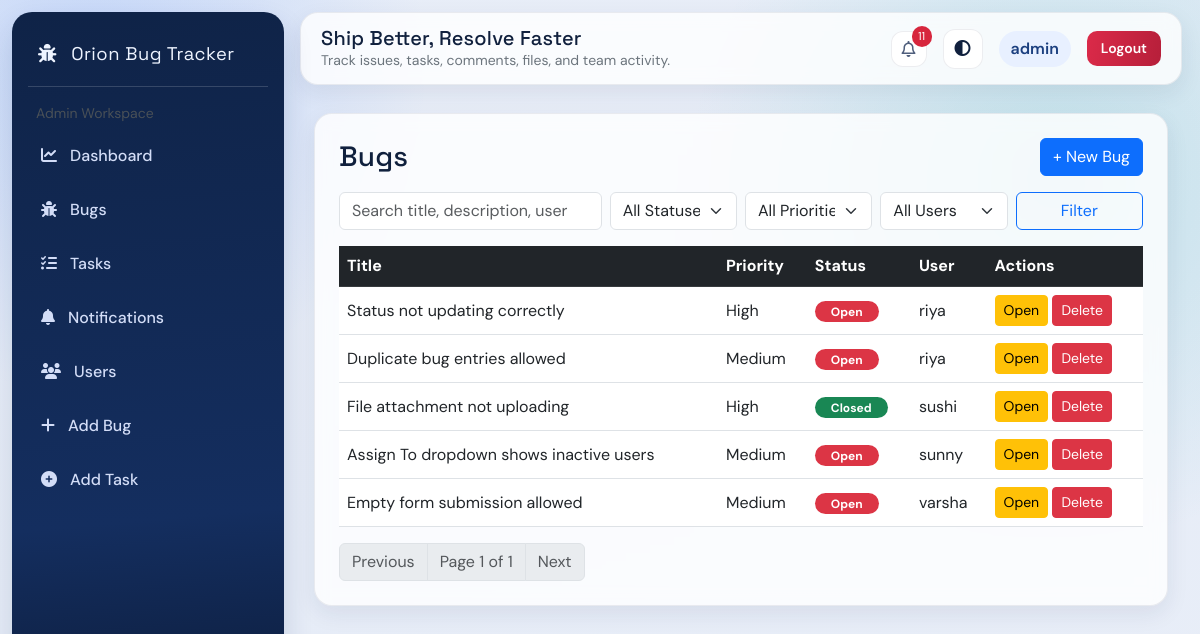
The app's page /bugs/ (signed in) with its own data.
### tracker/models.py (models this page shows, shortened)
class Bug(models.Model):
    title = models.CharField(max_length=100)
    description = models.TextField()
    priority = models.CharField(max_length=20, choices=BUG_PRIORITY_CHOICES, default='Medium')
    status = models.CharField(max_length=20, choices=BUG_STATUS_CHOICES, default='Open')
    severity = models.CharField(max_length=20, choices=BUG_SEVERITY_CHOICES, default='Minor')
    assigned_to = models.ForeignKey(User, on_delete=models.CASCADE)
    created_at = models.DateTimeField(auto_now_add=True)
    updated_at = models.DateTimeField(auto_now=True)
    is_archived = models.BooleanField(default=False)
    archived_at = models.DateTimeField(null=True, blank=True)
    archived_by = models.ForeignKey(
        User,
        on_delete=models.SET_NULL,
        null=True,
        blank=True,
        related_name='archived_bugs',
    )

### tracker/views.py (the view)
# urls.py: path('bugs/', views.bug_list, name='bug_list'),
@login_required
def bug_list(request):
    if request.user.is_superuser:
        bugs = Bug.objects.all()
    else:
        bugs = Bug.objects.filter(assigned_to=request.user)
    query = request.GET.get('q', '').strip()
    status = request.GET.get('status', '').strip()
    priority = request.GET.get('priority', '').strip()
    assigned_to = request.GET.get('assigned_to', '').strip()
    if query:
        bugs = bugs.filter(
            Q(title__icontains=query)
            | Q(description__icontains=query)
            | Q(assigned_to__username__icontains=query)
        )
    if status:
        bugs = bugs.filter(status=status)
    if priority:
        bugs = bugs.filter(priority=priority)
    if request.user.is_superuser and assigned_to:
        bugs = bugs.filter(assigned_to_id=assigned_to)
    bugs = bugs.order_by('-updated_at')
    paginator = Paginator(bugs, 8)
    page_obj = paginator.get_page(request.GET.get('page'))
    query_params = request.GET.copy()
    query_params.pop('page', None)
    return render(
        request,
        'bug_list.html',
        {
            'bugs': page_obj.object_list,
            'page_obj': page_obj,
            'query': query,
            'status': status,
            'priority': priority,
            'assigned_to': assigned_to,
            'query_params': query_params.urlencode(),
            'status_choices': ['Open', 'In Progress', 'Closed'],
            'priority_choices': ['Low', 'Medium', 'High'],
            'users': User.objects.all() if request.user.is_superuser else [request.user],
        },
    )

### tracker/context_processors.py (called while the page is built)
def notification_count(request):
    if request.user.is_authenticated:
        if request.user.is_superuser:
            count = Notification.objects.filter(is_read=False).count()
        else:
            count = Notification.objects.filter(
                recipient=request.user,
                is_read=False
            ).count()
    else:
        count = 0
    return {
        'unread_notifications_count': count,              # ✅ for navbar
        'global_unread_notifications_count': count        # ✅ for admin dashboard
    }

### templates/bug_list.html (shortened to what this page needs)
{% extends 'base_app.html' %}
{% block content %}
<div class="modern-panel p-3 p-md-4">
<div class="d-flex justify-content-between align-items-center mb-3">
    <h3 class="mb-0">Bugs</h3>
    {% if request.user.is_superuser %}
    <a href="/add-bug/" class="btn btn-primary mb-0">+ New Bug</a>
    {% endif %}
</div>
<form method="GET" class="row g-2 mb-3">
    <div class="col-md-4">
        <input type="text" class="form-control" name="q" placeholder="Search title, description, user" value="{{ query }}">
    </div>
    <div class="col-md-2">
        <select class="form-select" name="status">
            <option value="">All Statuses</option>
        </select>
    </div>
    <div class="col-md-2">
        <select class="form-select" name="priority">
            <option value="">All Priorities</option>
        </select>
    </div>
    <div class="col-md-2">
        <select class="form-select" name="assigned_to">
            <option value="">All Users</option>
        </select>
    </div>
    <div class="col-md-2 d-grid">
        <button class="btn btn-outline-primary" type="submit">Filter</button>
    </div>
</form>
{% if bugs %}
<table class="table table-hover align-middle mb-0">
<thead class="table-dark">
<tr>
    <th>Title</th>
    <th>Priority</th>
    <th>Status</th>
    <th>User</th>
    <th>Actions</th>
</tr>
</thead>
<tbody>
{% for bug in bugs %}
<tr>
    <td>{{ bug.title }}</td>
    <td>{{ bug.priority }}</td>
    <td>
        {% if bug.status == "Open" %}
            <span class="badge rounded-pill bg-danger px-3">Open</span>
        {% elif bug.status == "In Progress" %}
            <span class="badge rounded-pill bg-warning text-dark px-3">In Progress</span>
        {% else %}
            <span class="badge rounded-pill bg-success px-3">Closed</span>
        {% endif %}
    </td>
    <td>{{ bug.assigned_to.username }}</td>
    <td>
        <a href="/update-bug/{{ bug.id }}/" class="btn btn-sm btn-warning">Open</a>
        {% if request.user.is_superuser %}
        <button
            type="button"
            class="btn btn-sm btn-danger js-delete-bug-btn"
            data-bs-toggle="modal"
            data-bs-target="#deleteBugModal"
            data-bug-id="{{ bug.id }}"
            data-bug-title="{{ bug.title }}"
        >Delete</button>
        {% endif %}
    </td>
</tr>
{% endfor %}
</tbody>
</table>
<nav class="mt-3" aria-label="Bug pagination">
    <ul class="pagination mb-0">
        {% if page_obj.has_previous %}
        <li class="page-item">
            <a class="page-link" href="?{% if query_params %}{{ query_params }}&{% endif %}page={{ page_obj.previous_page_number }}">Previous</a>
        </li>
        {% else %}
        <li class="page-item disabled"><span class="page-link">Previous</span></li>
        {% endif %}
        <li class="page-item disabled"><span class="page-link">Page {{ page_obj.number }} of {{ page_obj.paginator.num_pages }}</span></li>
        {% if page_obj.has_next %}
        <li class="page-item">
            <a class="page-link" href="?{% if query_params %}{{ query_params }}&{% endif %}page={{ page_obj.next_page_number }}">Next</a>
        </li>
        {% else %}
        <li class="page-item disabled"><span class="page-link">Next</span></li>
        {% endif %}
    </ul>
</nav>
{% else %}
<div class="text-center p-4">
    <h5 class="mb-1">No Bugs Found</h5>
    <p class="text-secondary mb-0">Try adjusting your filters.</p>
</div>
{% endif %}
</div>
{% endblock %}

### templates/base_app.html (shortened to what this page needs)
<!DOCTYPE html>
<html>
<head>
    <link href="https://cdn.jsdelivr.net/npm/bootstrap@5.3.0/dist/css/bootstrap.min.css" rel="stylesheet">
    <link rel="stylesheet" href="https://cdnjs.cloudflare.com/ajax/libs/font-awesome/6.5.0/css/all.min.css">
</head>
<body>
<div class="sidebar">
    <div class="brand">
        <i class="fa-solid fa-bug"></i> Orion Bug Tracker
    </div>
    <div class="px-2 pb-2 text-light-emphasis small">
        {% if request.user.is_superuser %}
            Admin Workspace
        {% else %}
            User Workspace
        {% endif %}
    </div>
    {% if request.user.is_superuser %}
    <a href="/admin-dashboard/"><i class="fas fa-chart-line"></i> Dashboard</a>
    {% else %}
    <a href="/dashboard/"><i class="fas fa-chart-line"></i> Dashboard</a>
    {% endif %}
    <a href="/bugs/"><i class="fas fa-bug"></i> Bugs</a>
    <a href="/tasks/"><i class="fas fa-tasks"></i> Tasks</a>
    <a href="/notifications/"><i class="fas fa-bell"></i> Notifications</a>
    {% if request.user.is_superuser %}
        <a href="/users/"><i class="fas fa-users"></i> Users</a>
        <a href="/add-bug/"><i class="fas fa-plus"></i> Add Bug</a>
        <a href="/add-task/"><i class="fas fa-plus-circle"></i> Add Task</a>
    {% endif %}
</div>
<div class="topbar d-flex justify-content-between align-items-center modern-panel">
    <div>
        <h5 class="mb-0">Ship Better, Resolve Faster</h5>
        <div class="small text-secondary">Track issues, tasks, comments, files, and team activity.</div>
    </div>
    <div class="d-flex align-items-center gap-3">
        {% if request.user.is_superuser %}
        <div class="dropdown">
            <button
                type="button"
                class="icon-badge dropdown-toggle"
                data-bs-toggle="dropdown"
                aria-expanded="false"
                title="Notifications"
            >
                <i class="fa-regular fa-bell"></i>
                {% if global_unread_notifications_count > 0 %}
                    <span class="notification-dot">
                       {{ global_unread_notifications_count }}
                    </span>
                {% endif %}
            </button>
        </div>
        {% endif %}
        <button type="button" class="theme-toggle" id="themeToggle" title="Toggle theme" aria-label="Toggle theme">
            <i class="fa-solid fa-circle-half-stroke"></i>
        </button>
        <span class="avatar-pill">{{ request.user.username }}</span>
        <a href="/logout/" class="btn btn-danger btn-sm logout-btn">Logout</a>
    </div>
</div>
<div class="content">
    {% block content %}{% endblock %}
</div>
</body>
</html>

### templates/base_app.html (style rules this page uses)
:root { --bg: #e6ecf7; --bg-grad-1: rgba(11, 95, 255, 0.16); --bg-grad-2: rgba(0, 166, 166, 0.16); --surface: rgba(255, 255, 255, 0.8); --surface-solid: #ffffff; --ink: #10203d; --muted: #4f5e7c; --brand: #0b5fff; --brand-2: #00a6a6; --danger: #d7263d; --line: rgba(16, 32, 61, 0.08); --shadow: 0 14px 30px rgba(13, 40, 95, 0.14); }
body { margin: 0; min-height: 100vh; background: radial-gradient(circle at 8% 8%, var(--bg-grad-1), transparent 25%), radial-gradient(circle at 88% 22%, var(--bg-grad-2), transparent 30%), linear-gradient(160deg, color-mix(in srgb, var(--bg) 92%, white 8%) 0%, var(--bg) 55%, color-mix(in srgb, var(--bg) 90%, white 10%) 100%); font-family: 'DM Sans', sans-serif; color: var(--ink); transition: background 0.25s ease, color 0.25s ease; }
.sidebar { width: 272px; height: calc(100vh - 24px); position: fixed; top: 12px; left: 12px; background: linear-gradient(175deg, #0f2347 0%, #142e5f 65%, #0a1730 100%); color: #eef4ff; padding: 22px 16px; border-radius: 20px; box-shadow: var(--shadow); z-index: 1020; }
.brand { font-family: 'Space Grotesk', sans-serif; font-size: 1.15rem; letter-spacing: 0.5px; padding: 6px 10px 18px; border-bottom: 1px solid rgba(255, 255, 255, 0.16); margin-bottom: 16px; }
.sidebar a { display: block; color: #d3ddf7; padding: 11px 12px; border-radius: 10px; text-decoration: none; transition: 0.25s; margin-bottom: 6px; border: 1px solid transparent; font-weight: 500; }
.sidebar i { margin-right: 9px; }
.topbar { margin-left: 300px; margin-right: 18px; margin-top: 12px; background: var(--surface); border: 1px solid var(--line); padding: 13px 20px; border-radius: 16px; backdrop-filter: blur(8px); box-shadow: 0 8px 20px rgba(22, 40, 75, 0.08); }
.content { margin-left: 300px; margin-right: 18px; margin-top: 14px; margin-bottom: 18px; padding: 14px; }
.modern-panel { background: var(--surface); border: 1px solid var(--line); border-radius: 18px; box-shadow: 0 8px 22px rgba(20, 42, 80, 0.08); backdrop-filter: blur(8px); }
.theme-toggle { width: 40px; height: 40px; border-radius: 12px; border: 1px solid var(--line); background: var(--surface-solid); color: var(--ink); }
.avatar-pill { background: #e8f0ff; color: #1b3f7f; border-radius: 999px; padding: 6px 12px; font-weight: 600; }
.icon-badge { width: 36px; height: 36px; border-radius: 12px; display: inline-flex; align-items: center; justify-content: center; position: relative; border: 1px solid var(--line); color: var(--muted); text-decoration: none; background: var(--surface-solid); }
.icon-badge.dropdown-toggle::after { display: none; }
.notification-dot { position: absolute; top: -6px; right: -6px; font-size: 0.72rem; min-width: 20px; padding: 2px 6px; border-radius: 999px; background: var(--danger); color: #fff; }
.logout-btn { border-radius: 10px; background: linear-gradient(100deg, #db2a49 0%, #b61f3a 100%); border: 0; padding: 7px 14px; font-weight: 600; }
h2, h3, h4, h5 { font-family: 'Space Grotesk', sans-serif; letter-spacing: 0.2px; }

### records on screen
Bug: title "Status not updating correctly", priority "High", status "Open", assigned_to.username "riya"
Bug: title "Duplicate bug entries allowed", priority "Medium", status "Open", assigned_to.username "riya"
Bug: title "File attachment not uploading", priority "High", status "Closed", assigned_to.username "sushi"
Bug: title "Assign To dropdown shows inactive users", priority "Medium", status "Open", assigned_to.username "sunny"
Bug: title "Empty form submission allowed", priority "Medium", status "Open", assigned_to.username "varsha"

### other values on screen
{{ global_unread_notifications_count }} "11"
{{ request.user.username }} "admin"
{{ page_obj.number }} "1"
{{ page_obj.paginator.num_pages }} "1"
